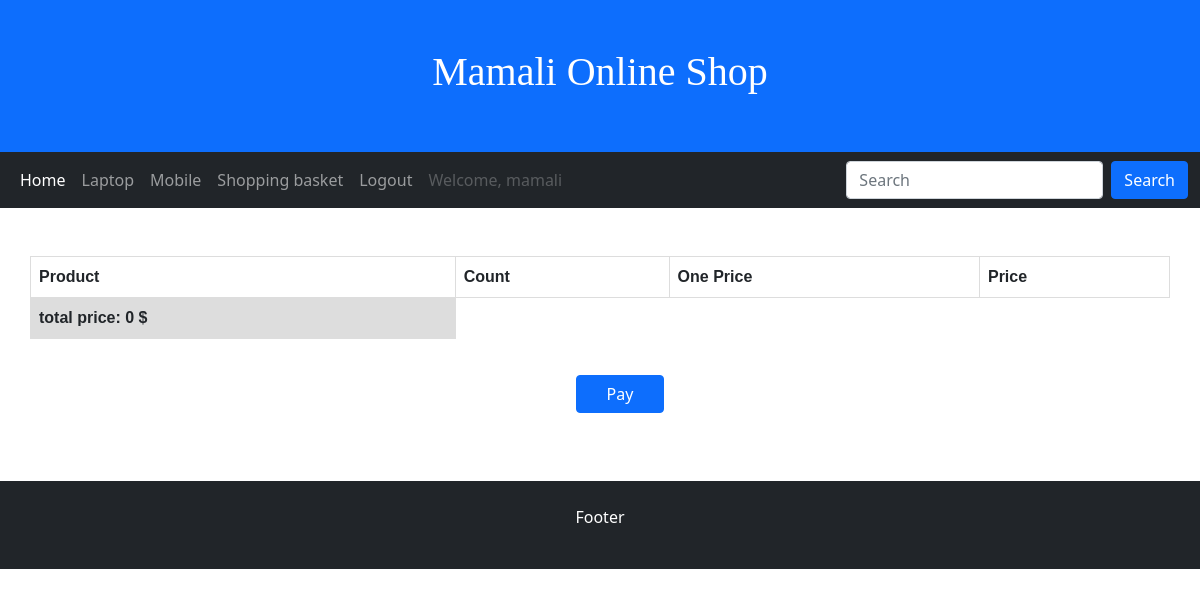
Page /factor/ (signed in) on the earlier database version.
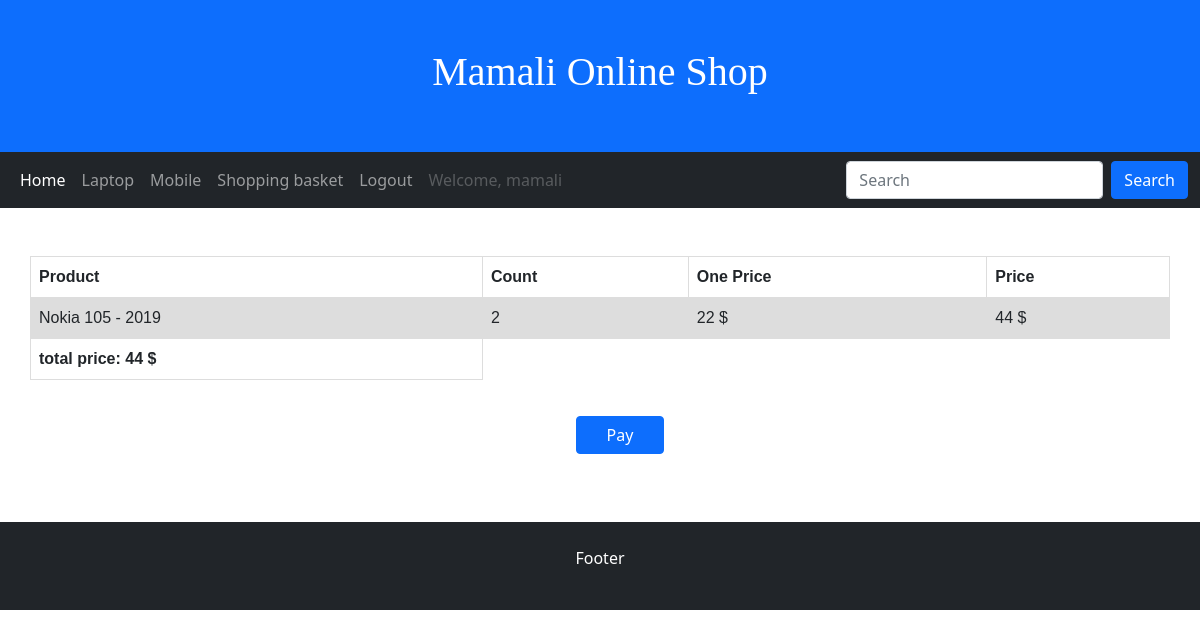
Same page on the later database version.
### store_app/models.py (models this page shows, shortened)
class ShoppingBasket(models.Model):
    buyer = models.ForeignKey(User, models.CASCADE)
    product = models.ForeignKey(Product, models.CASCADE, related_name='products')
    count = models.PositiveSmallIntegerField(default=1)
    class Meta:
        ordering = ['buyer']

class Product(models.Model):
    title = models.CharField(max_length=100)
    image = models.ImageField(upload_to='store_app')
    brand = models.ForeignKey(to='Brand', on_delete=models.CASCADE, related_name='brands')
    category = models.ForeignKey(to='Category', on_delete=models.CASCADE, related_name='categories')
    explanation = RichTextField()
    price = models.IntegerField()
    count = models.SmallIntegerField()
    available = models.BooleanField(default=False)
    created_at = models.DateTimeField(default=timezone.now)

### store_app/views.py (the view)
# urls.py: path('factor/', views.factor_view, name='factor'),
def factor_view(req):
    purchases = ShoppingBasket.objects.filter(buyer=req.user)
    total = 0
    for purchase in purchases:
        total += purchase.product.price * purchase.count
    return render(req, 'store_app/factor.html', {'purchases': purchases, 'total_price': total})

### templates/store_app/factor.html (shortened to what this page needs)
{% extends 'base.html' %}
{% load humanize %}
{% block content %}
{% if not purchase %}
    <table class="table">
        <tr>
            <th>Product</th>
            <th>Count</th>
            <th>One Price</th>
            <th>Price</th>
        </tr>
        {% for purchase in purchases %}
        <tr>
            <td>{{ purchase.product.title }}</td>
            <td>{{ purchase.count }}</td>
            <td>{{ purchase.product.price|intcomma }} $</td>
            {% widthratio purchase.product.price 1 purchase.count as price %}
            <td>  {{ price|intcomma }} $</td>
        </tr>
        {% endfor %}
        <tr>
            <th>total price: {{total_price|intcomma}} $</th>
        </tr>
    </table>
    <div class="container text-center" style="margin: 20px">
        <a style="padding-left: 30px; padding-right: 30px;" class="btn btn-primary" href="{% url 'store_app:bank' %}">Pay</a>
    </div>{% else %}
    <h1> Your basket is empty </h1>
{% endif %}
{% endblock content %}

Differences in the rows shown:
added ShoppingBasket: product "Nokia 105 - 2019", count "2", product.price "22", price "44"
Other differences:
{{ total_price|intcomma }}: "0" → "44"
